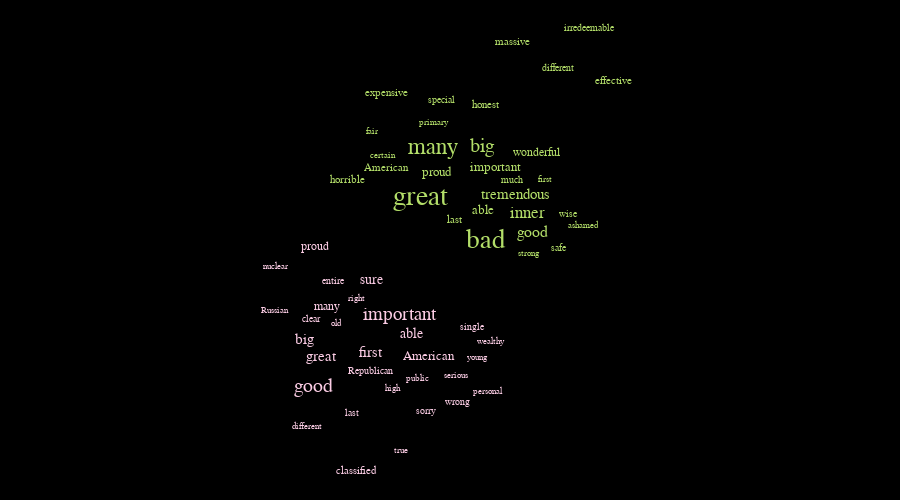

The cell this chart's notebook holds for it:
### Code cell
wm.save_as_html(force_directed_animation=False, notebook_mode=True)

### Figure 1 — Plotly figure (JSON) as saved in the notebook; plotly's stock layout.template omitted (floating-point values rounded to 4 significant figures)
{"data": [{"hoverinfo": "skip", "hovertext": null, "legendgroup": "default_legend", "marker": {"color": "white", "opacity": 0, "size": [19.31, 18.37, 14.6, 14.6, 14.6, 13.66, 13.66, 12.71, 11.77, 11.77, 10.83, 9.889, 9.889, 9.889, 9.889, 9.889, 9.889, 9.889, 8.947, 8.947, 8.947, 8.947, 8.947, 8.947, 8.947, 8.947, 8.947, 8.947, 8.947, 8.947, 26.84, 25.9, 22.13, 19.31, 16.48, 15.54, 14.6, 12.71, 12.71, 12.71, 11.77, 10.83, 10.83, 10.83, 10.83, 10.83, 10.83, 10.83, 9.889, 9.889, 9.889, 9.889, 9.889, 9.889, 8.947, 8.947, 8.947, 8.947, 8.947, 8.947], "symbol": "square"}, "mode": "markers+text", "name": "default_legend", "showlegend": false, "text": ["good", "important", "great", "big", "first", "sure", "able", "American", "many", "proud", "classified", "clear", "last", "Republican", "entire", "sorry", "wrong", "single", "different", "personal", "right", "true", "high", "serious", "young", "old", "Russian", "wealthy", "public", "nuclear", "great", "bad", "many", "big", "inner", "good", "tremendous", "proud", "important", "able", "wonderful", "last", "horrible", "American", "expensive", "honest", "massive", "effective", "safe", "wise", "special", "much", "different", "irredeemable", "strong", "first", "primary", "fair", "ashamed", "certain"], "textfont": {"color": ["rgb(252,205,229)", "rgb(252,205,229)", "rgb(252,205,229)", "rgb(252,205,229)", "rgb(252,205,229)", "rgb(252,205,229)", "rgb(252,205,229)", "rgb(252,205,229)", "rgb(252,205,229)", "rgb(252,205,229)", "rgb(252,205,229)", "rgb(252,205,229)", "rgb(252,205,229)", "rgb(252,205,229)", "rgb(252,205,229)", "rgb(252,205,229)", "rgb(252,205,229)", "rgb(252,205,229)", "rgb(252,205,229)", "rgb(252,205,229)", "rgb(252,205,229)", "rgb(252,205,229)", "rgb(252,205,229)", "rgb(252,205,229)", "rgb(252,205,229)", "rgb(252,205,229)", "rgb(252,205,229)", "rgb(252,205,229)", "rgb(252,205,229)", "rgb(252,205,229)", "rgb(179,222,105)", "rgb(179,222,105)", "rgb(179,222,105)", "rgb(179,222,105)", "rgb(179,222,105)", "rgb(179,222,105)", "rgb(179,222,105)", "rgb(179,222,105)", "rgb(179,222,105)", "rgb(179,222,105)", "rgb(179,222,105)", "rgb(179,222,105)", "rgb(179,222,105)", "rgb(179,222,105)", "rgb(179,222,105)", "rgb(179,222,105)", "rgb(179,222,105)", "rgb(179,222,105)", "rgb(179,222,105)", "rgb(179,222,105)", "rgb(179,222,105)", "rgb(179,222,105)", "rgb(179,222,105)", "rgb(179,222,105)", "rgb(179,222,105)", "rgb(179,222,105)", "rgb(179,222,105)", "rgb(179,222,105)", "rgb(179,222,105)", "rgb(179,222,105)"], "family": "Courier New, monospace", "size": [20.23, 19.24, 15.3, 15.3, 15.3, 14.31, 14.31, 13.32, 12.34, 12.34, 11.35, 10.36, 10.36, 10.36, 10.36, 10.36, 10.36, 10.36, 9.375, 9.375, 9.375, 9.375, 9.375, 9.375, 9.375, 9.375, 9.375, 9.375, 9.375, 9.375, 28.12, 27.14, 23.19, 20.23, 17.27, 16.28, 15.3, 13.32, 13.32, 13.32, 12.34, 11.35, 11.35, 11.35, 11.35, 11.35, 11.35, 11.35, 10.36, 10.36, 10.36, 10.36, 10.36, 10.36, 9.375, 9.375, 9.375, 9.375, 9.375, 9.375]}, "textposition": "centre", "type": "scatter", "x": [-130.6, -48.58, -122.8, -138.5, -75.97, -74.56, -36.59, -20.37, -117.2, -129.1, -90.02, -132.8, -93.88, -76.1, -111.4, -23.01, 7.238, 20.6, -136.9, 36.01, -88.89, -46.58, -54.94, 5.553, 25.95, -109.3, -167.1, 38.62, -30.59, -166.8, -28.45, 33.77, -16.66, 30.26, 74.01, 79.0, 62.73, -12.99, 43.87, 31.07, 82.71, 3.998, -98.0, -60.87, -60.78, 33.89, 59.83, 155.8, 103.9, 112.9, -8.486, 58.8, 102.8, 132.7, 74.87, 90.93, -15.35, -74.86, 127.0, -64.42], "y": [-130.3, -61.83, -102.7, -85.9, -98.64, -28.63, -80.47, -101.7, -54.23, 2.726, -210.6, -66.59, -156.2, -115.6, -30.21, -154.4, -145.4, -73.48, -168.6, -134.9, -46.3, -191.8, -132.7, -119.7, -103.2, -70.41, -58.31, -87.03, -123.2, -16.19, 49.56, 8.643, 97.04, 98.25, 34.58, 16.18, 52.44, 73.84, 78.67, 37.22, 92.56, 28.11, 66.39, 78.38, 149.5, 138.1, 198.3, 161.1, 1.218, 33.81, 142.5, 66.13, 173.1, 211.2, -3.041, 67.0, 121.9, 113.3, 22.94, 90.12]}], "layout": {"height": 500, "hovermode": "closest", "margin": {"b": 0, "l": 0, "pad": 0, "r": 0, "t": 0}, "paper_bgcolor": "white", "plot_bgcolor": "black", "sliders": [{"steps": [{"args": [["default label"]], "label": "default label", "method": "animate"}]}], "title": null, "titlefont": {"color": "white", "size": 25}, "width": 900, "xaxis": {"autorange": false, "autotick": false, "dtick": 10, "range": [-429.5, 429.5], "visible": false}, "yaxis": {"autorange": false, "autotick": false, "dtick": 10, "range": [-238.6, 238.6], "visible": false}}}
